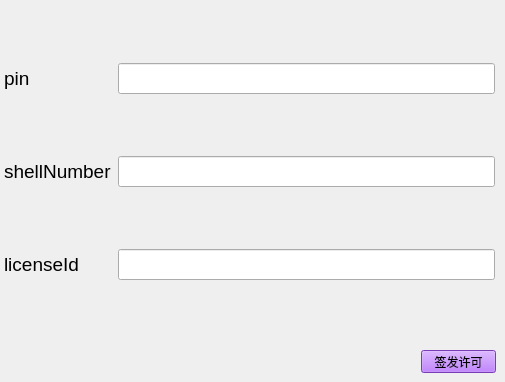
     <widget class="QWidget" name="page_6">
      <widget class="QPushButton" name="deletelicense">
       <property name="geometry">
        <rect>
         <x>421</x>
         <y>350</y>
         <width>75</width>
         <height>23</height>
        </rect>
       </property>
       <property name="styleSheet">
        <string notr="true">background-color: rgb(170, 85, 255);</string>
       </property>
       <property name="text">
        <string>签发许可</string>
       </property>
      </widget>
      <widget class="QWidget" name="layoutWidget_8">
       <property name="geometry">
        <rect>
         <x>4</x>
         <y>7</y>
         <width>491</width>
         <height>331</height>
        </rect>
       </property>
       <layout class="QGridLayout" name="gridLayout_7">
        <item row="0" column="1">
         <widget class="QLineEdit" name="pin_2">
          <property name="font">
           <font>
            <pointsize>14</pointsize>
           </font>
          </property>
         </widget>
        </item>
        <item row="2" column="1">
         <widget class="QLineEdit" name="licenseId_2">
          <property name="font">
           <font>
            <pointsize>14</pointsize>
           </font>
          </property>
         </widget>
        </item>
        <item row="2" column="0">
         <widget class="QLabel" name="label_49">
          <property name="font">
           <font>
            <pointsize>14</pointsize>
            <italic>false</italic>
           </font>
          </property>
          <property name="text">
           <string>licenseId</string>
          </property>
         </widget>
        </item>
        <item row="1" column="1">
         <widget class="QLineEdit" name="shellNumber_2">
          <property name="font">
           <font>
            <pointsize>14</pointsize>
           </font>
          </property>
         </widget>
        </item>
        <item row="0" column="0">
         <widget class="QLabel" name="label_50">
          <property name="font">
           <font>
            <pointsize>14</pointsize>
            <italic>false</italic>
           </font>
          </property>
          <property name="text">
           <string>pin</string>
          </property>
         </widget>
        </item>
        <item row="1" column="0">
         <widget class="QLabel" name="label_48">
          <property name="font">
           <font>
            <pointsize>14</pointsize>
            <italic>false</italic>
           </font>
          </property>
          <property name="text">
           <string>shellNumber</string>
          </property>
         </widget>
        </item>
       </layout>
      </widget>
     </widget>
